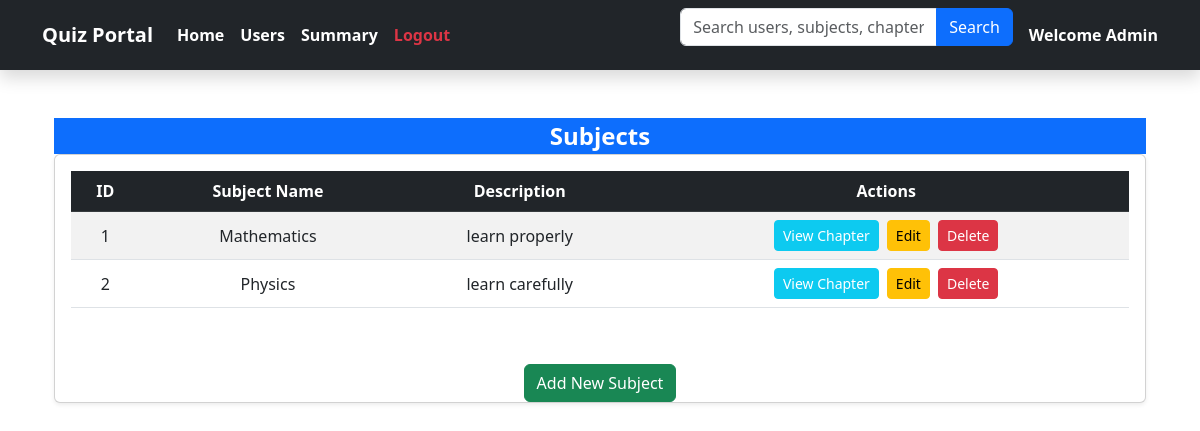
/admin, run on an earlier commit of the app's database.
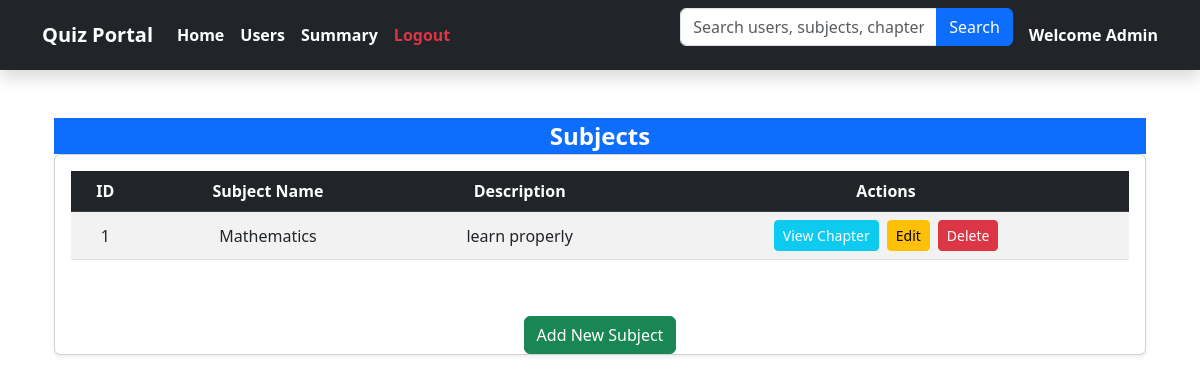
And on a later commit of the database.
### backend/models.py (models this page shows)
class Subject(db.Model):
    __tablename__ = 'subjects'
    id = db.Column(db.Integer, primary_key=True)
    name = db.Column(db.String(100), nullable=False)
    description = db.Column(db.String(255), nullable=True)
    chapters = db.relationship('Chapter', backref='subject', cascade="all, delete", lazy=True)

### app.py (the view)
@app.route('/admin')
def admin_dashboard():
    subjects = Subject.query.all()
    return render_template('admin.html', subjects=subjects)

### templates/admin.html (shortened to what this page needs)
{% extends "navbar.html" %}
{% block content %}
    <div class="container mt-4">
        <div class="card-header bg-primary text-white text-center fs-4 fw-bold">
            Subjects
        </div>
        <div class="card shadow-sm">
            <div class="card-body">
                <table class="table table-striped text-center align-middle">
                    <thead class="table-dark">
                        <tr>
                            <th>ID</th>
                            <th>Subject Name</th>
                            <th>Description</th>
                            <th>Actions</th>
                        </tr>
                    </thead>
                    <tbody>
                        {% for subject in subjects %}
                        <tr>
                            <td>{{ subject.id }}</td>
                            <td>{{ subject.name }}</td>
                            <td>{{ subject.description }}</td>
                            <td>
                                <div class="d-flex justify-content-center gap-2">
                                    <a href="{{ url_for('view_chapters', subject_id=subject.id) }}" class="btn btn-info btn-sm text-white">View Chapter</a>
                                    <a href="{{ url_for('edit_subject', id=subject.id) }}" class="btn btn-warning btn-sm">Edit</a>
                                    <form action="{{ url_for('delete_subject', id=subject.id) }}" method="POST">
                                        <button type="submit" class="btn btn-danger btn-sm">Delete</button>
                                    </form>
                                </div>
                            </td>
                        </tr>
                        {% endfor %}
                    </tbody>
                </table>
            </div>
            <div class="text-center mt-4">
                <a href="{{ url_for('manage_subjects') }}" class="btn btn-success">Add New Subject</a>
            </div>
        </div>
    </div>
{% endblock %}

What changed in the data, as far as the page shows it:
removed Subject: id "2", name "Physics", description "learn carefully"
